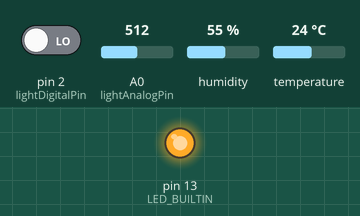
This sketch was run on a simulated Arduino Uno, built with avr-gcc and run on an emulated ATmega328P. Parts: output pins drawn as LEDs (lit = HIGH). The test bench sets the inputs (shaded band); at power-on: pin 2 (lightDigitalPin) LOW, A0 (lightAnalogPin) = 512, humidity 55 %, temperature 24 °C. What the sketch prints to the serial monitor is not drawn.

Above: at 5.0 s.
At 10.6 s:
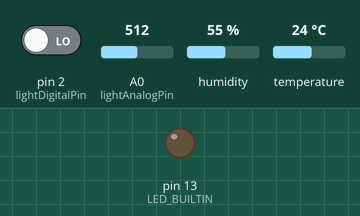
Timing chart, 0 to 14.5 s (numbered marks = the images above):
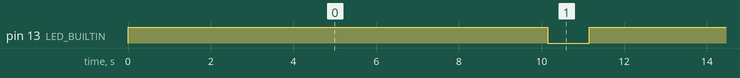

The sketch:

smartpot.ino
```cpp
#include <DHT.h>
#include <DHT_U.h>

int lightAnalogPin = 14;
int lightDigitalPin = 2;
int tempAnalogPin = 15;
int tempAnalogValue = 0;
int lightAnalogValue = 0;
int lightDigitalValue = 0;
DHT dht = DHT(tempAnalogPin, DHT22);

void setup() {
  Serial.begin(9600);
  // put your setup code here, to run once:
  pinMode(lightAnalogPin, INPUT);
  pinMode(lightDigitalPin, INPUT);
  pinMode(tempAnalogPin, INPUT);
  pinMode(LED_BUILTIN, OUTPUT);
  dht.begin();
  Serial.print("Starting up application.");
  Serial.println();
}

void loop() {
  // put your main code here, to run repeatedly:
  digitalWrite(LED_BUILTIN, HIGH);   // turn the LED on (HIGH is the voltage level)

  lightAnalogValue = analogRead(lightAnalogPin);
  Serial.print("Current Analog Light Value: ");
  Serial.print(lightAnalogValue);
  Serial.println();
  lightDigitalValue = digitalRead(lightDigitalPin);
  Serial.print("Current Digital Light Value: ");
  Serial.print(lightDigitalValue);
  Serial.println();
  tempAnalogValue = dht.read(); // Reads the data from the sensor
  float t = dht.readTemperature(true); // Gets the values of the temperature
  float h = dht.readHumidity(); // Gets the values of the humidity
  Serial.print("Current Analog Temp Value: ");
  Serial.print(t);
  Serial.print(" humidity ");
  Serial.print(h);
  Serial.println();
  Serial.print("--------------------------------------------------------------------");
  Serial.println();
  delay(10000);                       // wait for a second
  digitalWrite(LED_BUILTIN, LOW);    // turn the LED off by making the voltage LOW
  delay(1000);                       // wait for a second
}
```

Measured:
- by itself, pin 13 (LED_BUILTIN): alternates HIGH for 10.1 s and LOW for 1.0 s
